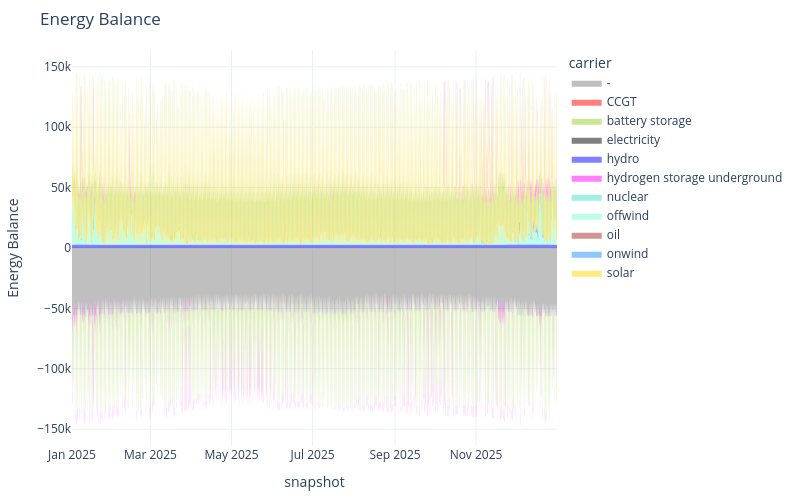

The code cell stored with this chart in its notebook:
### Code cell
n.statistics.energy_balance.iplot()

### Figure 1 — Plotly figure (JSON) as saved in the notebook; plotly's stock layout.template omitted (floating-point values rounded to 4 significant figures; data arrays with more than 128 entries replaced by an {"elided": "..."} marker saying what was removed)
{"data": [{"fillpattern": {"shape": ""}, "hovertemplate": "carrier=hydro<br>snapshot=%{x}<br>Energy Balance=%{y}<extra></extra>", "legendgroup": "hydro", "line": {"color": "blue", "width": 0}, "marker": {"symbol": "circle"}, "mode": "lines", "name": "hydro", "orientation": "v", "showlegend": false, "stackgroup": "positive", "type": "scatter", "x": {"elided": "2920 str values"}, "xaxis": "x", "y": {"elided": "2920 float values"}, "yaxis": "y"}, {"fillpattern": {"shape": ""}, "hovertemplate": "carrier=nuclear<br>snapshot=%{x}<br>Energy Balance=%{y}<extra></extra>", "legendgroup": "nuclear", "line": {"color": "turquoise", "width": 0}, "marker": {"symbol": "circle"}, "mode": "lines", "name": "nuclear", "orientation": "v", "showlegend": false, "stackgroup": "positive", "type": "scatter", "x": {"elided": "2920 str values"}, "xaxis": "x", "y": {"elided": "2920 float values"}, "yaxis": "y"}, {"fillpattern": {"shape": ""}, "hovertemplate": "carrier=offwind<br>snapshot=%{x}<br>Energy Balance=%{y}<extra></extra>", "legendgroup": "offwind", "line": {"color": "aquamarine", "width": 0}, "marker": {"symbol": "circle"}, "mode": "lines", "name": "offwind", "orientation": "v", "showlegend": false, "stackgroup": "positive", "type": "scatter", "x": {"elided": "2920 str values"}, "xaxis": "x", "y": {"elided": "2920 float values"}, "yaxis": "y"}, {"fillpattern": {"shape": ""}, "hovertemplate": "carrier=onwind<br>snapshot=%{x}<br>Energy Balance=%{y}<extra></extra>", "legendgroup": "onwind", "line": {"color": "dodgerblue", "width": 0}, "marker": {"symbol": "circle"}, "mode": "lines", "name": "onwind", "orientation": "v", "showlegend": false, "stackgroup": "positive", "type": "scatter", "x": {"elided": "2920 str values"}, "xaxis": "x", "y": {"elided": "2920 float values"}, "yaxis": "y"}, {"fillpattern": {"shape": ""}, "hovertemplate": "carrier=solar<br>snapshot=%{x}<br>Energy Balance=%{y}<extra></extra>", "legendgroup": "solar", "line": {"color": "gold", "width": 0}, "marker": {"symbol": "circle"}, "mode": "lines", "name": "solar", "orientation": "v", "showlegend": false, "stackgroup": "positive", "type": "scatter", "x": {"elided": "1824 str values"}, "xaxis": "x", "y": {"elided": "1824 float values"}, "yaxis": "y"}, {"fillpattern": {"shape": ""}, "hovertemplate": "carrier=battery storage<br>snapshot=%{x}<br>Energy Balance=%{y}<extra></extra>", "legendgroup": "battery storage", "line": {"color": "yellowgreen", "width": 0}, "marker": {"symbol": "circle"}, "mode": "lines", "name": "battery storage", "orientation": "v", "showlegend": false, "stackgroup": "positive", "type": "scatter", "x": {"elided": "1649 str values"}, "xaxis": "x", "y": {"elided": "1649 float values"}, "yaxis": "y"}, {"fillpattern": {"shape": ""}, "hovertemplate": "carrier=hydrogen storage underground<br>snapshot=%{x}<br>Energy Balance=%{y}<extra></extra>", "legendgroup": "hydrogen storage underground", "line": {"color": "magenta", "width": 0}, "marker": {"symbol": "circle"}, "mode": "lines", "name": "hydrogen storage underground", "orientation": "v", "showlegend": false, "stackgroup": "positive", "type": "scatter", "x": {"elided": "488 str values"}, "xaxis": "x", "y": {"elided": "488 float values"}, "yaxis": "y"}, {"fillpattern": {"shape": ""}, "hovertemplate": "carrier=-<br>snapshot=%{x}<br>Energy Balance=%{y}<extra></extra>", "legendgroup": "-", "line": {"color": "gray", "width": 0}, "marker": {"symbol": "circle"}, "mode": "lines", "name": "-", "orientation": "v", "showlegend": false, "stackgroup": "negative", "type": "scatter", "x": {"elided": "2920 str values"}, "xaxis": "x", "y": {"elided": "2920 float values"}, "yaxis": "y"}, {"fillpattern": {"shape": ""}, "hovertemplate": "carrier=battery storage<br>snapshot=%{x}<br>Energy Balance=%{y}<extra></extra>", "legendgroup": "battery storage", "line": {"color": "yellowgreen", "width": 0}, "marker": {"symbol": "circle"}, "mode": "lines", "name": "battery storage", "orientation": "v", "showlegend": false, "stackgroup": "negative", "type": "scatter", "x": {"elided": "1271 str values"}, "xaxis": "x", "y": {"elided": "1271 float values"}, "yaxis": "y"}, {"fillpattern": {"shape": ""}, "hovertemplate": "carrier=hydrogen storage underground<br>snapshot=%{x}<br>Energy Balance=%{y}<extra></extra>", "legendgroup": "hydrogen storage underground", "line": {"color": "magenta", "width": 0}, "marker": {"symbol": "circle"}, "mode": "lines", "name": "hydrogen storage underground", "orientation": "v", "showlegend": false, "stackgroup": "negative", "type": "scatter", "x": {"elided": "2432 str values"}, "xaxis": "x", "y": {"elided": "2432 float values"}, "yaxis": "y"}, {"fillpattern": {"shape": ""}, "hovertemplate": "carrier=-<br>snapshot=%{x}<br>Energy Balance=%{y}<extra></extra>", "legendgroup": "-", "line": {"color": "gray", "width": 0}, "marker": {"symbol": "circle"}, "mode": "lines", "name": "-", "orientation": "v", "showlegend": true, "stackgroup": "1", "type": "scatter", "x": ["2025-12-31T21:00:00.000000000"], "xaxis": "x", "y": [NaN], "yaxis": "y"}, {"fillpattern": {"shape": ""}, "hovertemplate": "carrier=CCGT<br>snapshot=%{x}<br>Energy Balance=%{y}<extra></extra>", "legendgroup": "CCGT", "line": {"color": "red", "width": 0}, "marker": {"symbol": "circle"}, "mode": "lines", "name": "CCGT", "orientation": "v", "showlegend": true, "stackgroup": "1", "type": "scatter", "x": ["2025-12-31T21:00:00.000000000"], "xaxis": "x", "y": [NaN], "yaxis": "y"}, {"fillpattern": {"shape": ""}, "hovertemplate": "carrier=battery storage<br>snapshot=%{x}<br>Energy Balance=%{y}<extra></extra>", "legendgroup": "battery storage", "line": {"color": "yellowgreen", "width": 0}, "marker": {"symbol": "circle"}, "mode": "lines", "name": "battery storage", "orientation": "v", "showlegend": true, "stackgroup": "1", "type": "scatter", "x": ["2025-12-31T21:00:00.000000000"], "xaxis": "x", "y": [NaN], "yaxis": "y"}, {"fillpattern": {"shape": ""}, "hovertemplate": "carrier=electricity<br>snapshot=%{x}<br>Energy Balance=%{y}<extra></extra>", "legendgroup": "electricity", "line": {"color": "black", "width": 0}, "marker": {"symbol": "circle"}, "mode": "lines", "name": "electricity", "orientation": "v", "showlegend": true, "stackgroup": "1", "type": "scatter", "x": ["2025-12-31T21:00:00.000000000"], "xaxis": "x", "y": [NaN], "yaxis": "y"}, {"fillpattern": {"shape": ""}, "hovertemplate": "carrier=hydro<br>snapshot=%{x}<br>Energy Balance=%{y}<extra></extra>", "legendgroup": "hydro", "line": {"color": "blue", "width": 0}, "marker": {"symbol": "circle"}, "mode": "lines", "name": "hydro", "orientation": "v", "showlegend": true, "stackgroup": "1", "type": "scatter", "x": ["2025-12-31T21:00:00.000000000"], "xaxis": "x", "y": [NaN], "yaxis": "y"}, {"fillpattern": {"shape": ""}, "hovertemplate": "carrier=hydrogen storage underground<br>snapshot=%{x}<br>Energy Balance=%{y}<extra></extra>", "legendgroup": "hydrogen storage underground", "line": {"color": "magenta", "width": 0}, "marker": {"symbol": "circle"}, "mode": "lines", "name": "hydrogen storage underground", "orientation": "v", "showlegend": true, "stackgroup": "1", "type": "scatter", "x": ["2025-12-31T21:00:00.000000000"], "xaxis": "x", "y": [NaN], "yaxis": "y"}, {"fillpattern": {"shape": ""}, "hovertemplate": "carrier=nuclear<br>snapshot=%{x}<br>Energy Balance=%{y}<extra></extra>", "legendgroup": "nuclear", "line": {"color": "turquoise", "width": 0}, "marker": {"symbol": "circle"}, "mode": "lines", "name": "nuclear", "orientation": "v", "showlegend": true, "stackgroup": "1", "type": "scatter", "x": ["2025-12-31T21:00:00.000000000"], "xaxis": "x", "y": [NaN], "yaxis": "y"}, {"fillpattern": {"shape": ""}, "hovertemplate": "carrier=offwind<br>snapshot=%{x}<br>Energy Balance=%{y}<extra></extra>", "legendgroup": "offwind", "line": {"color": "aquamarine", "width": 0}, "marker": {"symbol": "circle"}, "mode": "lines", "name": "offwind", "orientation": "v", "showlegend": true, "stackgroup": "1", "type": "scatter", "x": ["2025-12-31T21:00:00.000000000"], "xaxis": "x", "y": [NaN], "yaxis": "y"}, {"fillpattern": {"shape": ""}, "hovertemplate": "carrier=oil<br>snapshot=%{x}<br>Energy Balance=%{y}<extra></extra>", "legendgroup": "oil", "line": {"color": "brown", "width": 0}, "marker": {"symbol": "circle"}, "mode": "lines", "name": "oil", "orientation": "v", "showlegend": true, "stackgroup": "1", "type": "scatter", "x": ["2025-12-31T21:00:00.000000000"], "xaxis": "x", "y": [NaN], "yaxis": "y"}, {"fillpattern": {"shape": ""}, "hovertemplate": "carrier=onwind<br>snapshot=%{x}<br>Energy Balance=%{y}<extra></extra>", "legendgroup": "onwind", "line": {"color": "dodgerblue", "width": 0}, "marker": {"symbol": "circle"}, "mode": "lines", "name": "onwind", "orientation": "v", "showlegend": true, "stackgroup": "1", "type": "scatter", "x": ["2025-12-31T21:00:00.000000000"], "xaxis": "x", "y": [NaN], "yaxis": "y"}, {"fillpattern": {"shape": ""}, "hovertemplate": "carrier=solar<br>snapshot=%{x}<br>Energy Balance=%{y}<extra></extra>", "legendgroup": "solar", "line": {"color": "gold", "width": 0}, "marker": {"symbol": "circle"}, "mode": "lines", "name": "solar", "orientation": "v", "showlegend": true, "stackgroup": "1", "type": "scatter", "x": ["2025-12-31T21:00:00.000000000"], "xaxis": "x", "y": [NaN], "yaxis": "y"}], "layout": {"height": 500, "hovermode": "x", "legend": {"title": {"text": "carrier"}, "tracegroupgap": 0}, "margin": {"b": 50, "l": 50, "r": 50, "t": 50}, "title": {"text": "Energy Balance"}, "width": 800, "xaxis": {"anchor": "y", "domain": [0, 1], "title": {"text": "snapshot"}}, "yaxis": {"anchor": "x", "domain": [0, 1], "title": {"text": "Energy Balance"}}}}
